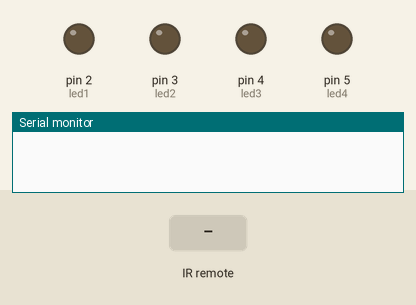
Simulated run of this sketch. Board: Arduino Uno, built with avr-gcc and run on an emulated ATmega328P. On the bench: output pins drawn as LEDs (lit = HIGH), the last lines printed to the serial monitor. The test bench sets the inputs (shaded band).

Above: at 1.2 s.
1.3 s: infrared code 0xFF30CF received
At 1.7 s:
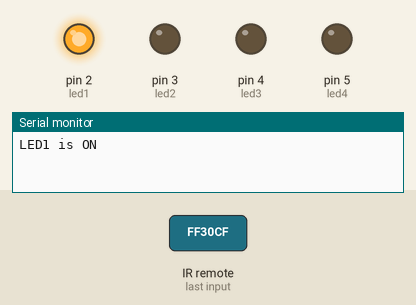
2.8 s: infrared code 0xFF7A85 received
At 4.0 s:
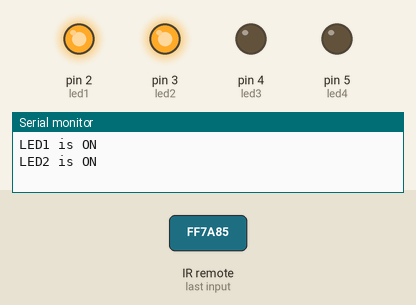
4.3 s: infrared code 0xFF18E7 received
At 5.2 s:
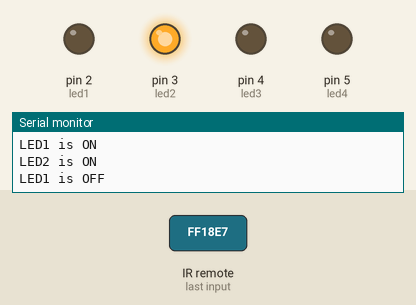
5.8 s: infrared code 0xFF38C7 received
At 6.3 s:
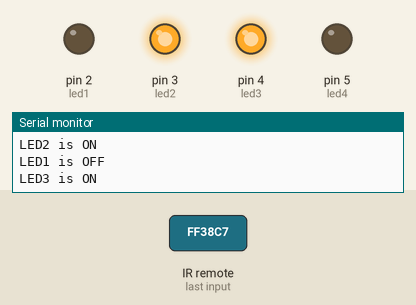
7.3 s: infrared code 0xFF10EF received
At 8.5 s:
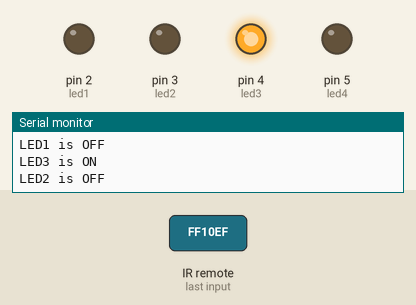
8.8 s: infrared code 0xFF42BD received
At 9.8 s:
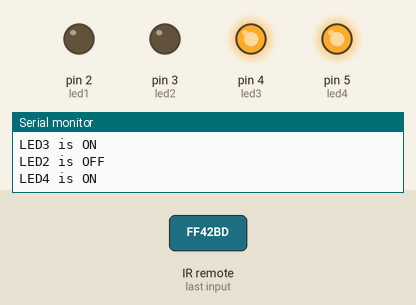
Timing chart, 0 to 11.3 s (numbered marks = the images above; inputs shaded):
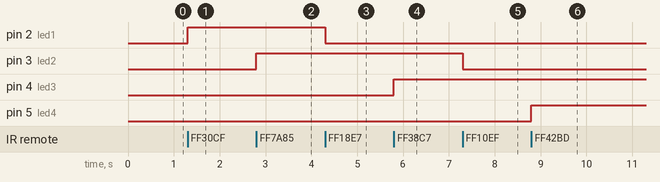

Measured:
- after the input at 1.3 s, pin 2 (led1): LOW → HIGH at once
- after the input at 2.8 s, pin 3 (led2): LOW → HIGH at once
- after the input at 4.3 s, pin 2 (led1): HIGH → LOW at once
- after the input at 5.8 s, pin 4 (led3): LOW → HIGH at once
- after the input at 7.3 s, pin 3 (led2): HIGH → LOW at once
- after the input at 8.8 s, pin 5 (led4): LOW → HIGH at once

The sketch:

ex_8_2_start.ino
```cpp
/*
 예제 8.2
 적외선 리모컨을 이용한 LED 제어
*/

// 적외선 리모컨 라이브러리를 불러온다.
#include <IRremote.h>

// 적외선 수신부가 연결될 핀을 설정한다.
int irPin = 11;

// LED에 연결된 핀을 설정한다.
int led1 = 2;
int led2 = 3;
int led3 = 4;
int led4 = 5;

// LED 제어용 코드 (리모컨에 맞게 수정한다)
long on1  = 0xFF30CF;
long off1 = 0xFF18E7;
long on2  = 0xFF7A85;
long off2 = 0xFF10EF;
long on3  = 0xFF38C7;
long off3 = 0xFF5AA5;
long on4  = 0xFF42BD;
long off4 = 0xFF4AB5;

// 적외선 수신부가 연결된 핀을 리모컨 수신 핀으로 설정한다.
IRrecv irrecv(irPin);

// 수신된 신호의 결과를 results 변수로 설정한다.
decode_results results;

void setup()
{
  // 시리얼 통신을 설정한다.
  Serial.begin(9600);

  // 적외선 리모컨 수신을 시작한다.
  irrecv.enableIRIn();

  // 13번 핀에 연결된 LED를 리모컨 수신시 점멸시킨다.
  irrecv.blink13(true);

  pinMode(led1, OUTPUT);
  pinMode(led2, OUTPUT);
  pinMode(led3, OUTPUT);
  pinMode(led4, OUTPUT);
}

void loop()
{
  // 수신된 코드가 있을 때 실행한다.
  if (irrecv.decode(&results)){
    // 0xFFFFFFFF 값을 제외하고 출력한다.
    if(results.value != 0xFFFFFFFF){
      // 수신된 코드가 on1과 같을 때
      if(results.value == on1){
      	digitalWrite(led1, HIGH);
        Serial.println("LED1 is ON");
      }
      // 수신된 코드가 off1과 같을 때
      if(results.value == off1){
      	digitalWrite(led1, LOW);
        Serial.println("LED1 is OFF");
      }
      // 수신된 코드가 on2와 같을 때
      if(results.value == on2){
      	digitalWrite(led2, HIGH);
        Serial.println("LED2 is ON");
      }
      // 수신된 코드가 off2와 같을 때
      if(results.value == off2){
      	digitalWrite(led2, LOW);
        Serial.println("LED2 is OFF");
      }
      // 수신된 코드가 on3와 같을 때
      if(results.value == on3){
      	digitalWrite(led3, HIGH);
        Serial.println("LED3 is ON");
      }
      // 수신된 코드가 off3와 같을 때
      if(results.value == off3){
      	digitalWrite(led3, LOW);
        Serial.println("LED3 is OFF");
      }
    // 수신된 코드가 on4와 같을 때
      if(results.value == on4){
      	digitalWrite(led4, HIGH);
        Serial.println("LED4 is ON");
      }
    // 수신된 코드가 off4와 같을 때
      if(results.value == off4){
      	digitalWrite(led4, LOW);
        Serial.println("LED4 is OFF");
      }
    };
    // 다음 수신을 위해서 준비한다.
    irrecv.resume();
  }
}
```
